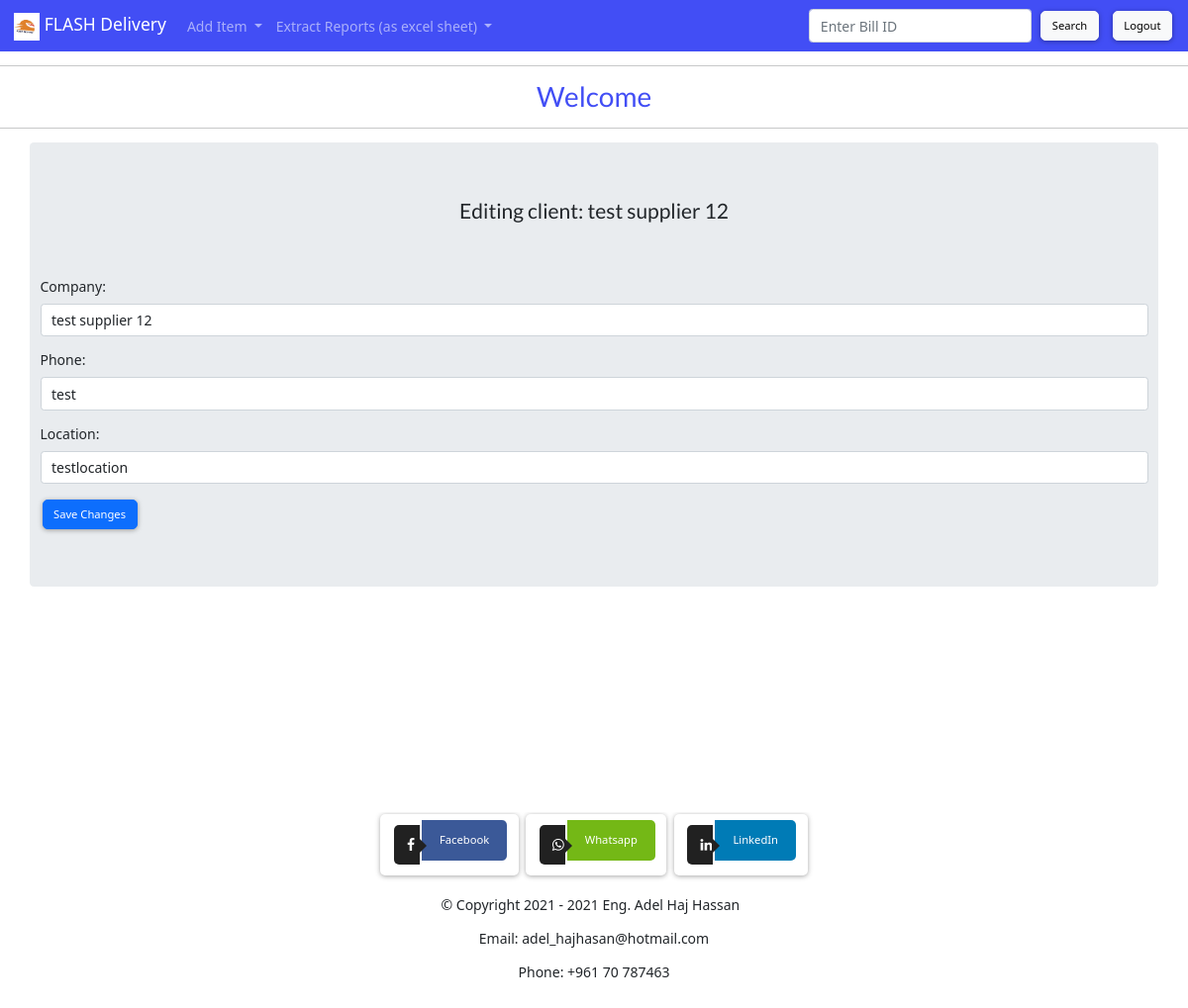
The page /2/updateClient (signed in) on the database its author committed.
### deliveryApp/models.py (models this page shows, shortened)
class Client(models.Model):
    Company = models.CharField(max_length=50, unique=True)
    Location = models.CharField(max_length=50)
    Phone = models.CharField(max_length=50)

### deliveryApp/views.py (the view)
# urls.py: path('<pk>/updateClient', ClientUpdate.as_view(), name="updateclient"),
class ClientUpdate(UpdateView):
    model = Client
    fields = ['Company','Phone','Location']

### deliveryApp/templates/deliveryApp/client_form.html (shortened to what this page needs)
{% extends 'base.html' %}
{% block content%}
<div style="margin-top: 10px">
<div style="align-content: center">
<form method="post" class="container jumbotron" style="align-content: center">
	<h1 style="text-align: center"> Editing client: {{object.Company}}</h1>
    {{ form.as_p }}
    <input type="submit" class="btn btn-primary" value="Save Changes">
</form>
</div>
</div>
{% endblock %}

### deliveryApp/templates/base.html (style rules this page uses)
h1 { font-size:1.5em;margin-bottom:55px; }
.btn { clear:both; white-space:nowrap; font-size:.8em; display:inline-block; border-radius:5px; box-shadow: 0 1px 5px 0 rgba(0, 0, 0, 0.35); margin:2px; -webkit-transition:all .5s; -moz-transition:all .5s; transition:all .5s; overflow:hidden }

### rows shown on the page
Client: Company "test supplier 12", Phone "test", Location "testlocation"
